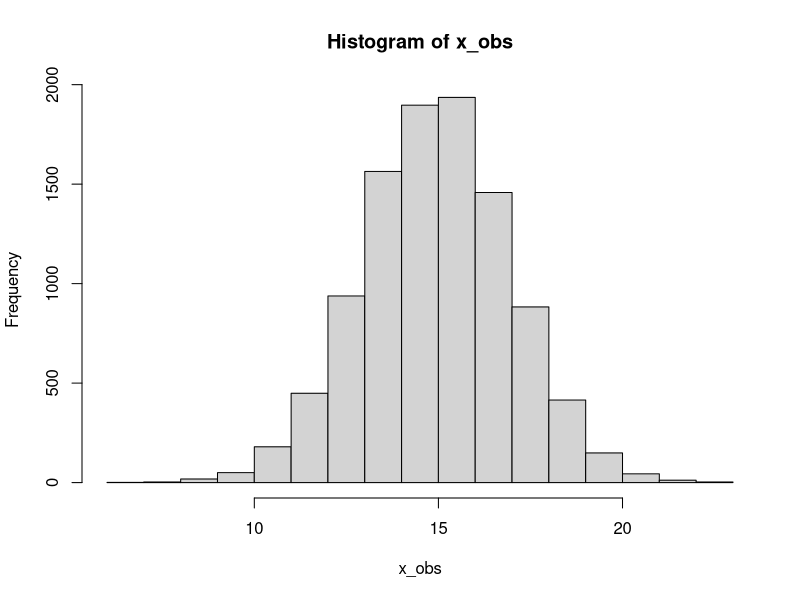
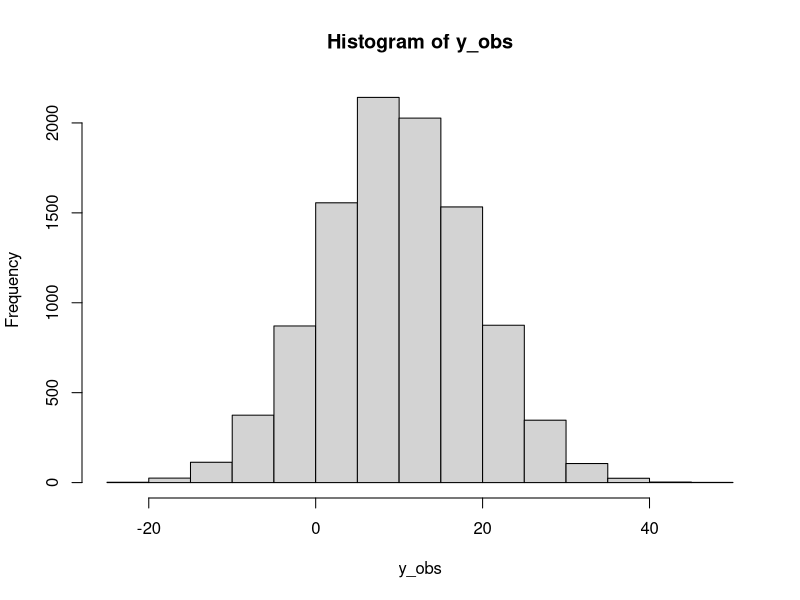
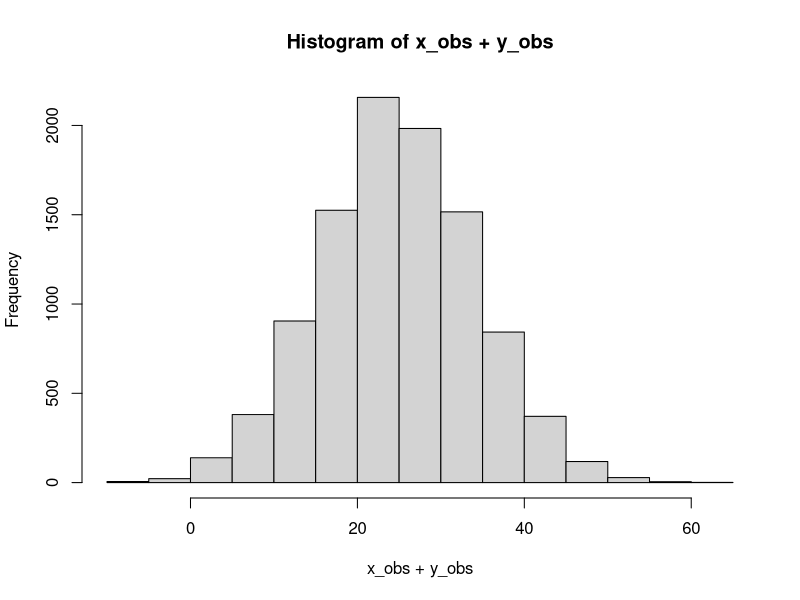

R code for these plots, in order:
## ---- chunk 1
#use r as a calculator
0*0.1 + 1*0.2 + 2*0.3 + 3*0.4
## ---- chunk 2
#use r as a calculator
0.1 * (0-2)^2 + 0.2 * (1-2)^2 + 0.3 * (2-2)^2 + 0.4 * (3-2)^2
## ---- chunk 3
# use r as a calculator
# Find probabilities
0.8 * 0.7
0.2 * 0.7 + 0.8 * 0.3
0.2 * 0.3

# Calculate expected profit
0.56 * -10000 + 0.38 * 30000 + 0.06 * 80000

# Calculate the standard deviation
(0.56*(-10000-10600)^2 + 0.38*(30000-10600)^2 + 0.06*(80000-10600)^2)^0.5
## ---- chunk 4
# Probability that any given undergraduate is vaccinated
p <- 0.94
n <- 400
# The required proportion of people who must be vaccinated
herd <- 0.96

house_is_herd_immune = pbinom((1 - herd) * n, size = n, prob = 1 - p)
house_is_herd_immune
## ---- chunk 5
number_of_houses <- 12

house_is_herd_immune^number_of_houses
## ---- chunk 6
pnorm(0, mean = 0.147, sd = 0.33)
## ---- chunk 7
return_over_50 <- pnorm(0.5, mean = 0.147, sd = 0.33, lower.tail = FALSE)
return_over_50
## ---- chunk 8
pnorm(0.75, mean = 0.147, sd = 0.33) - pnorm(0.25, mean = 0.147, sd = 0.33)
## ---- chunk 9
qnorm(0.1, mean = 0.147, sd = 0.33)
## ---- chunk 10
dbinom(x = 4, size = 10, prob = return_over_50)
## ---- chunk 11
# Define and assign the variables used in the calculation
# Probability of beating the earnings expectations
p_beat <- 0.75

# The mean and SD of the probability distribution over returns
# if the expectation is beat
beat_mean <- 0.1
beat_sd <- 0.05

# The mean and SD of the probability distribution over returns
# if the expectation is not beat
fail_mean <- -0.05
fail_sd <- 0.08

# The yield we would like to know if the stock will be greater than
yield1 <- 0.05

# Probability that the stock will have a return greater than 5%
(p_beat * pnorm(yield1, mean = beat_mean, sd = beat_sd, lower.tail = FALSE)
 + (1 - p_beat) * pnorm(yield1,
                        mean = fail_mean,
                        sd = fail_sd,
                        lower.tail = FALSE))

## ---- chunk 12
# The yield we would like to know if the stock will be less than
yield2 <- -0.05

(p_beat * pnorm(yield2, mean = beat_mean, sd = beat_sd)
 + (1 - p_beat) * pnorm(yield2, mean = fail_mean, sd = fail_sd))
## ---- chunk 13
#set seed
set.seed(2019)

#generate observations
x_obs <- rnorm(10000, mean = 15, sd = 2)
y_obs <- rnorm(10000, mean = 10, sd = 9)

#graphical summaries
hist(x_obs)
hist(y_obs)

#numerical summaries
sprintf("Distribution X: Mean: %.3f, SD: %.3f.", mean(x_obs), sd(x_obs))
sprintf("Distribution Y: Mean: %.3f, SD: %.3f.", mean(y_obs), sd(y_obs))
## ---- chunk 14
#part i
mean(x_obs + y_obs)
var(x_obs + y_obs)

#part ii
hist(x_obs + y_obs)
## ---- chunk 15
mean(x_obs - y_obs)
var(x_obs - y_obs)
## ---- chunk 16
#use r as a calculator
2^2 + 9^2
## ---- chunk 17
x_less_than_y <- x_obs < y_obs

# Calculate the simulated probability
length(x_less_than_y[x_less_than_y == TRUE]) / length(x_less_than_y)
## ---- chunk 18
s_deviation <- 85^0.5
new_mean <- 15 - 10

# Calculate the probability
pnorm(0, mean = new_mean, sd = s_deviation)
## ---- chunk 19
# Define the probabilities
probs <- matrix(c(0.05, 0.23, 0.20, 0.30, 0.20, 0.02), ncol = 3, byrow = TRUE)
rownames(probs) <- c(100, 250)
colnames(probs) <- c(0, 100, 300)

# Define the values of X and Y, respectively
x <- c(100, 250)
y <- c(0, 100, 300)

# Print the table for reference
addmargins(probs)
## ---- chunk 20
# Calculate the marginal probability of X by using the
# apply function over each row in the table
px <- apply(probs, 1, sum)

# Calculate and print the expectation/mean of X
ex <- sum(px * x)
ex

# Calculate the expection of X squared for use in calculation of SD(X)
ex2 <- sum(px * x^2)

# Standard deviation of X
x_sd <- sqrt(ex2 - ex^2)
x_sd
## ---- chunk 21
# Calculate the marginal probability of Y by using the apply
# function over each column in the table
py <- apply(probs, 2, sum)

# Calculate and print the expectation/mean of Y
ey <- sum(py * y)
ey

# Calculate the expection of Y squared for use in calculation of SD(Y)
ey2 <- sum(py * y^2)

# Standard deviation of Y
y_sd <- sqrt(ey2 - ey^2)
y_sd
## ---- chunk 22
#use r as a calculator
# Calculate the expected value of the product of X and Y
# Initialize the variable to hold the result
e_xy <- 0

# For-loop that runs over every entry in the join distribution table
# and multiplies the probability P(X=x_i, Y=y_j) with x_i and y_j
# and adds the result to the expectation
for (i in 1:2) {
  for (j in 1:3) {
    e_xy <- e_xy + probs[i, j] * x[i] * y[j]
  }
}

# Here we calculate the actual covariance between X and Y
# according to the formula for covariance
cov_xy <- e_xy - ex*ey
cov_xy
## ---- chunk 23
# Correlation is covariance devided by the product of the two SD's
corr_xy <- cov_xy / (x_sd * y_sd)
corr_xy
## ---- chunk 24
mean_x_plus_y <- ex + ey
mean_x_plus_y
## ---- chunk 25
var_x_plus_y <- x_sd^2 + y_sd^2 + 2 * cov_xy
var_x_plus_y
## ---- chunk 26
# This is the probability distribution over Y, conditioned on X being 250
y_given_x_250 <- probs[2, ] / px[2]

# This calculated the conditional expected value of Y conditioned on X beign 250
sum(y * y_given_x_250)
## ---- chunk 27
# Define the join probability distribution table
p <- matrix(c(0.08, 0.02, 0.36, 0.24, 0.10, 0.10, 0.02, 0.08),
            ncol = 2,
            byrow = TRUE)
p

# Define N and F
n <- c(0:1)
f <- c(1:4)

# Marginal probability for N
pn <- apply(p, 2, sum)
## ---- chunk 28
# P(N=1, F=2)
p[2, 2]
## ---- chunk 29
# Marginal probability for P(N=1)
pn[2]
## ---- chunk 30
# Marginal probability for F
pf <- apply(p, 1, sum)
pf
## ---- chunk 31
# Conditional distribution of F given that N=1
p[, 2] / pn[2]
## ---- chunk 32
# Conditional distribution of N given that F=4
n_given_f_4 <- p[4, ] / pf[4]
n_given_f_4
## ---- chunk 33
# E(N|F=4)
sum(n * n_given_f_4)
